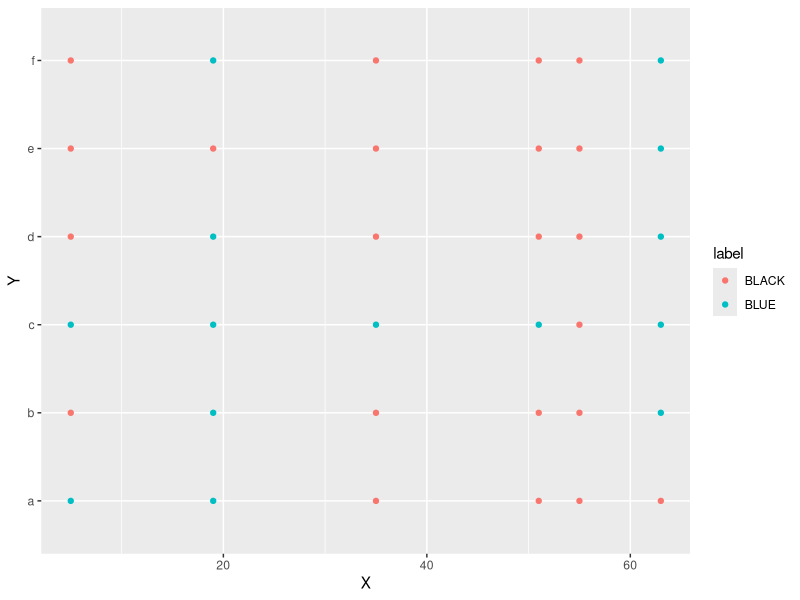
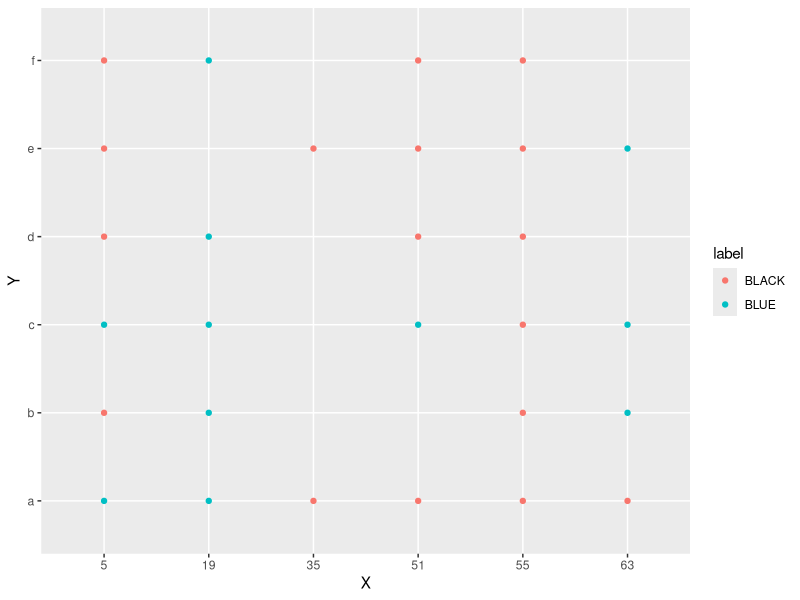
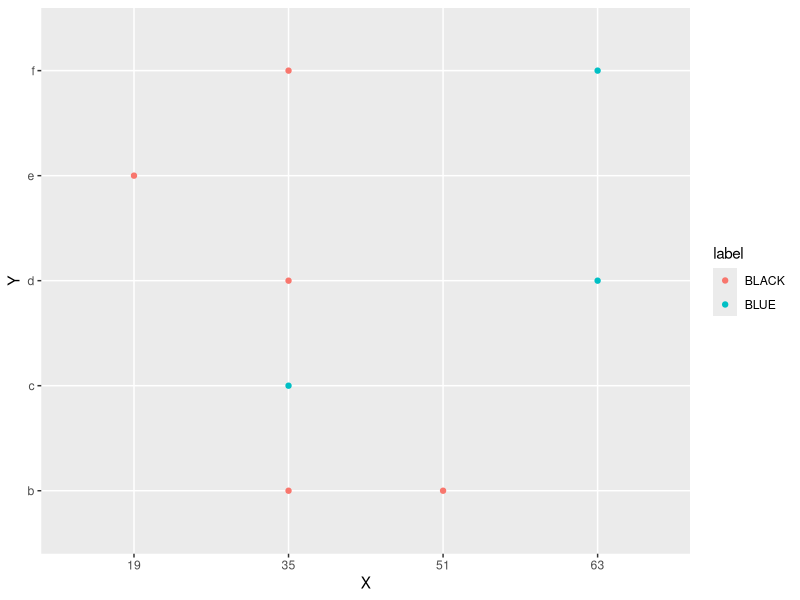

R code for these plots, in order:
## ---- chunk 1
library(dplyr)
library(kableExtra)
library(ggplot2)
library(ipred)
library(ROCR)
library(e1071)
library(pROC)
library(class)
## ---- chunk 2



df <- read.csv("data_hw1_622.csv", header = TRUE, sep =",") 
str(df)
# printing the top 5 rows of the data frame.
kable(head(df)) %>% 
  kable_styling(bootstrap_options = c("striped","hover","condensed","responsive"),full_width   = F,position = "left",font_size = 12) %>%
  row_spec(0, background ="gray") 

ggplot(df,aes(y=Y,x=X,color=label)) + geom_point()
## ---- chunk 3
df$X = as.factor(df$X)
df$Y = as.factor(df$Y)
df$label = as.factor(df$label)
#df[sapply(df, is.character)] <- lapply(df[sapply(df, is.character)], as.factor)

# summary statistics of the columns
summary(df)
str(df)
## ---- chunk 4
#setting seed number
set.seed(53)



trainidx<-sample(1:nrow(df) , size=round(0.77*nrow(df)),replace=F) 
train_set <- df[trainidx,]
test_set <- df[-trainidx,]

ggplot(train_set,aes(y=Y,x=X,color=label)) + geom_point()

ggplot(test_set,aes(y=Y,x=X,color=label)) + geom_point()


## ---- chunk 5
# Bagging
trainBgModel <- bagging(label ~ ., data=train_set, nbagg = 100, coob = TRUE)
trainBgModel

confMat_train <- table(predict(trainBgModel), train_set$label)
confMat_train

testbag = predict(trainBgModel, newdata=test_set)
confusionMat_bg <- table(testbag, test_set$label)
confusionMat_bg


## ---- chunk 6
# Calculating  the ACC,TPR,FPR,TNR & FNR from confusion matrix
acc_bag <- sum(diag(confusionMat_bg)) / sum(confusionMat_bg)
tpr_bag <- confusionMat_bg[1,1]/sum(confusionMat_bg[1,1], confusionMat_bg[2,1])
fpr_bag <- confusionMat_bg[1,2]/sum(confusionMat_bg[1,2], confusionMat_bg[2,2])
tnr_bag <- confusionMat_bg[2,2]/sum(confusionMat_bg[2,2], confusionMat_bg[1,2]) 
fnr_bag <- confusionMat_bg[2,1]/sum(confusionMat_bg[2,1], confusionMat_bg[1,1])
auc_bag <- auc(roc(testbag, ifelse(test_set$label == 'BLUE', 1, 0)))

Bgrow <- c("Bagging ",round(auc_bag,2), round(acc_bag,2),round(tpr_bag,2),round(fpr_bag,2), round(tnr_bag,2),round(fnr_bag,2))

Bgrow

resMatrix <- data.frame(matrix(ncol = 6, nrow = 0))
resMatrix <- rbind(resMatrix,Bgrow)
colnames(resMatrix) <- c("ALGO", "AUC","ACC", "TPR", "FPR", "TNR ", "FNR")

## ---- chunk 7

data <- df
acc <- NULL
for(i in 1:nrow(data))
{
    # Train-test splitting
    # 35 samples -> fitting
    # 1 sample -> testing
    train <- data[-i,]
    test <- data[i,]
    
    
    # Fitting
    model <- glm(label~.,family=binomial,data=train)
    pred_glm <- predict(model,test,type='response')
   
   # If prob > 0.5 then 1, else 0
    results <- ifelse(pred_glm > 0.5,"BLUE","BLACK")
    
    # Actual answers
    answers <- test$label
   
    # Calculate accuracy
    misClasificError <- mean(answers != results)
    
    # Collecting results
    acc[i] <- 1-misClasificError
    
    
}

# Average accuracy of the model

mean(acc)


## ---- chunk 8

data <- df
acc <- NULL
for(i in 1:nrow(data))
{
    # Train-test splitting
    # 35 samples -> fitting
    # 1 sample -> testing
    train <- data[-i,]
    test <- data[i,]
    
    
    # Fitting
    model <- naiveBayes(label~.,data=train)
    pred_nb <- predict(model,test,type='raw')
   
   # If prob > 0.5 then 1, else 0
    results <- ifelse(pred_nb > 0.5,"BLUE","BLACK")
    
    # Actual answers
    answers <- test$label
   
    # Calculate accuracy
    misClasificError <- mean(answers != results)
    
    # Collecting results
    acc[i] <- 1-misClasificError
}

mean(acc)
